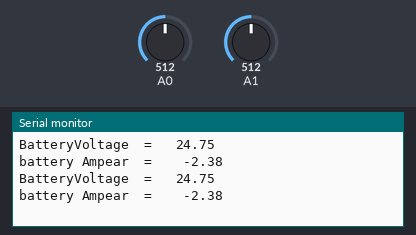
The sketch below on a simulated Arduino Uno, built with avr-gcc and run on an emulated ATmega328P. Shown: the last lines printed to the serial monitor. The inputs (shaded band) are chosen by the test bench; at power-on: A0 = 512, A1 = 512.

Above: at 1.2 s.
1.3 s: A0 set to 716
At 2.6 s:
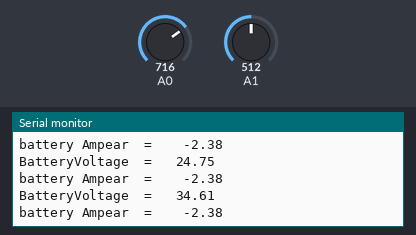
2.8 s: A1 set to 716
At 3.8 s:
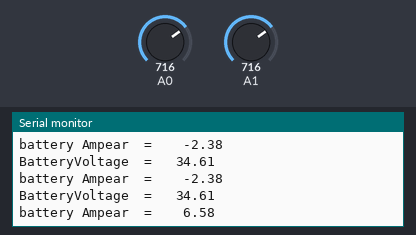
4.3 s: A0 set to 900
At 5.6 s:
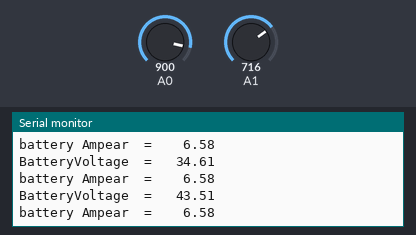
5.8 s: A1 set to 900
At 6.7 s:
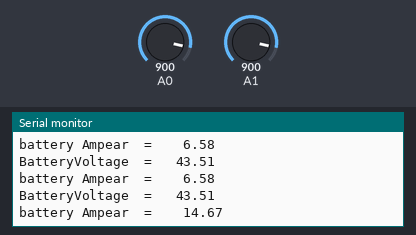
Timing chart, 0 to 8.3 s (numbered marks = the images above; inputs shaded):
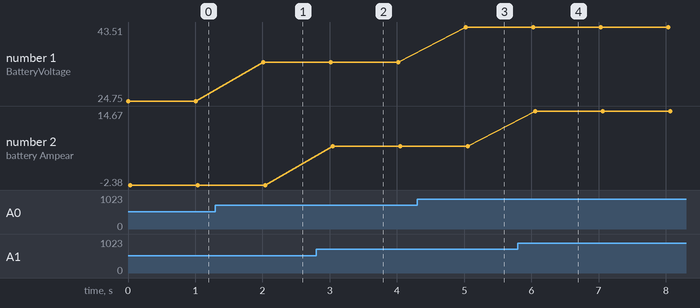

The sketch:

average_sensor_reading.ino
```cpp
const float reffvolts = 5;
const float   r1 = 100000;
const float   r2 = 10000;
const float   resistorFactor =(5/ 1024)*(r1+r2)/r2;
int           batteryVoltPin = 0;
int           batteryAmpPin     =  1;
const float solAfactor = (5/1024)/0.1;

                                            void setup() {
                                                            Serial.begin(9600);

                                                           }

                                            void loop() {
                                                          float BatVolt =   averagefun( batteryVoltPin) * 0.0537108;      //0.01635750;
                                                                                        //    float solA  = averagefun(solarA) * 0.048828125;                   // 0.0537669;

                                                          Serial.print("BatteryVoltage  =   " ) ;

                                                          Serial.println(BatVolt);              //- 0.26 );
                                                                                       //   Serial.print("solar current  =  ");
                                                                                       //  Serial.println (solA);


                                                         float q = 0.5 * 5.0;          //for current measuring calibration.

                                                         float batAmp = averagefun(batteryAmpPin);

                                                         float AmpValue = 5.0 / 1024 *  batAmp;

                                                         float raw = AmpValue - q + 0.012;

                                                         float current = raw / 0.100;   //for 20 amp current sensor..85 for 10 amp sensor

                                                         Serial.print("battery Ampear  =    ");
                                                         Serial.println( current );


                                                         delay (1000);


                                                       }
 float averagefun(int pin)
                         {

                          float sum = 0;
                          float temp;
                          for(int i = 0; i<9 ; i++)
                                             {

                                                 temp = analogRead(pin);             // * 0.01635750 );
                                                                                 //  float AmpValue = analogRead(batteryAmpPin);                         // * 0.026393581);

                                                sum += temp;
                                                delayMicroseconds(50);
                                              }
                 return(sum/10) ;

                          }
```

Measured:
- after the input at 1.3 s, the serial monitor: prints a new line after 0.71 s (image 1)
- after the input at 2.8 s, the serial monitor: prints a new line after 0.24 s (image 2)
- after the input at 4.3 s, the serial monitor: prints a new line after 0.72 s (image 3)
- after the input at 5.8 s, the serial monitor: prints a new line after 0.26 s (image 4)
- plotted number 1: 24.75 → 34.61 after the input at 1.3 s, 34.61 → 43.51 after the input at 4.3 s
- plotted number 2: -2.38 → 6.58 after the input at 2.8 s, 6.58 → 14.67 after the input at 5.8 s
